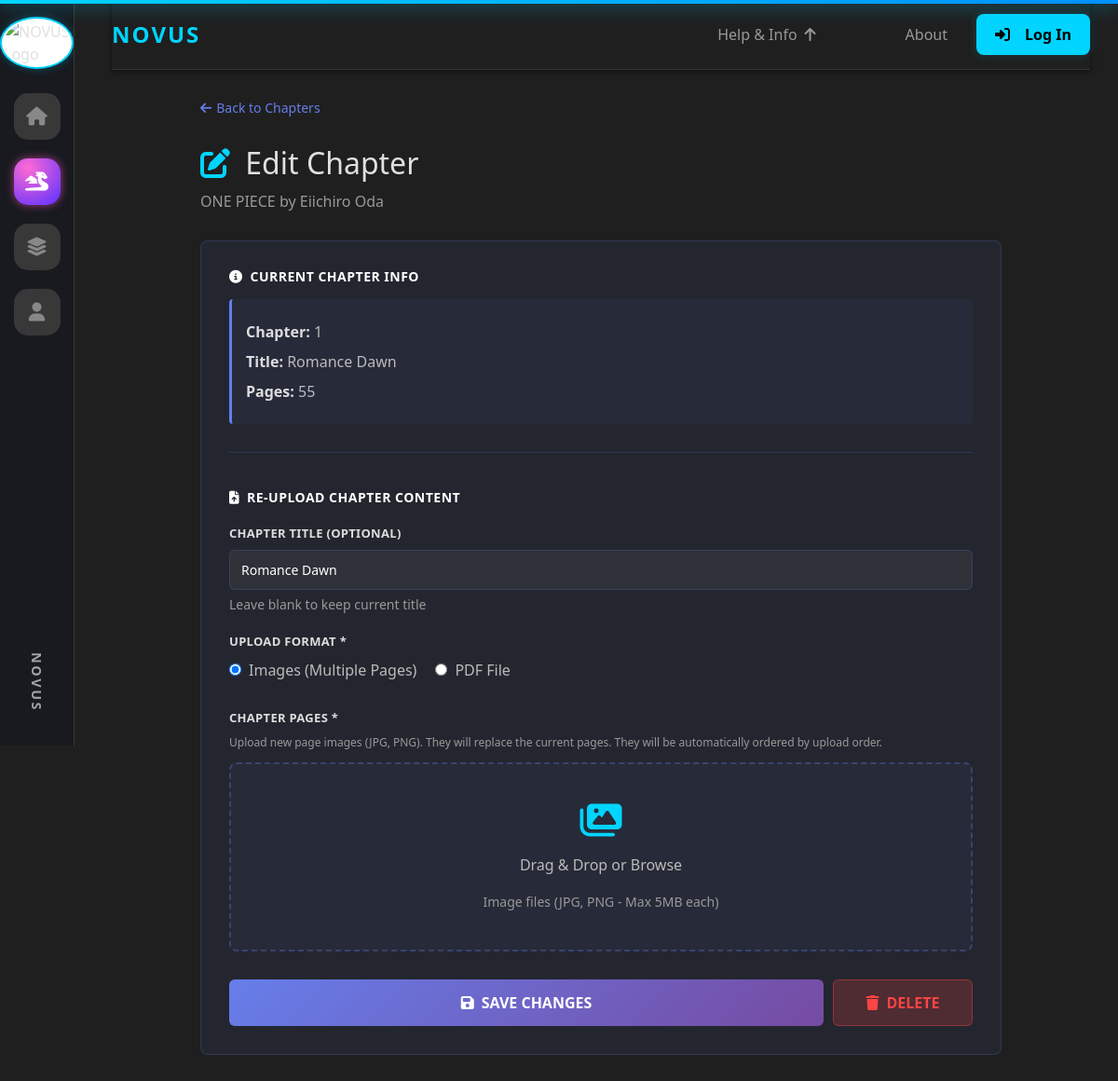
/manga/6/chapter/1/edit, run on the app's committed database.
### tables this page shows
CREATE TABLE books (
                    id INTEGER PRIMARY KEY,
                    title TEXT,
                    author TEXT,
                    category TEXT,
                    pdf_filename TEXT,
                    audio_filename TEXT
                , created_at TEXT, cover_path TEXT, uploader_id INTEGER, book_type TEXT DEFAULT 'book', description TEXT);

CREATE TABLE chapters (
            id          INTEGER PRIMARY KEY,
            manga_id    INTEGER NOT NULL,
            chapter_num INTEGER NOT NULL,
            title       TEXT,
            pdf_filename TEXT,
            created_at  TEXT DEFAULT (DATETIME('now')), page_count INTEGER DEFAULT 0,
            FOREIGN KEY (manga_id) REFERENCES books(id),
            UNIQUE(manga_id, chapter_num)
        );

### app.py (the view, shortened to what this page needs)
@app.route("/manga/<int:manga_id>/chapter/<int:chapter_num>/edit", methods=["GET", "POST"])
def edit_chapter(manga_id, chapter_num):
    if request.method == "GET":
        conn = get_conn()
        c = conn.cursor()
        c.execute("""
            SELECT id, title, author
            FROM books
            WHERE id = ? AND COALESCE(book_type, 'book') = 'manga'
        """, (manga_id,))
        manga = c.fetchone()
        if not manga:
            conn.close()
            flash("Manga not found.", "danger")
            return redirect(url_for("manga"))
        c.execute("""
            SELECT id, chapter_num, title, pdf_filename, page_count
            FROM chapters
            WHERE manga_id = ? AND chapter_num = ?
        """, (manga_id, chapter_num))
        chapter = c.fetchone()
        if not chapter:
            conn.close()
            flash("Chapter not found.", "danger")
            return redirect(url_for("upload_chapter", manga_id=manga_id))
        conn.close()
        return render_template("edit_chapter.html",
                             manga=manga,
                             chapter_id=chapter[0],
                             chapter_num=chapter[1],
                             chapter_title=chapter[2],
                             page_count=chapter[4])

### app.py (called while the page is built, shortened)
def get_conn():
    return sqlite3.connect(DB_PATH)

@app.before_request
def check_banned():
    uid = session.get("user_id")
    if not uid:
        return

@app.context_processor
def inject_user_avatar():
    return {
        'user_avatar': session.get('avatar_url'),
        'user_id': session.get('user_id')
    }

@app.before_request
def refresh_plan():
    uid = session.get("user_id")
    if not uid:
        return

@app.before_request
def _ensure_db_initialized():
    global _db_init_done
    if not _db_init_done:
        try:
            init_db()
        except Exception:
            pass
        _db_init_done = True

### templates/edit_chapter.html (shortened to what this page needs)
{% extends "base.html" %}
{% block content %}
<div style="max-width: 900px; margin: 30px auto; padding: 0 20px;">
  <div style="margin-bottom: 30px;">
    <a href="{{ url_for('upload_chapter', manga_id=manga[0]) }}" style="color: #667eea; text-decoration: none; display: flex; align-items: center; gap: 5px; font-size: 14px;">
      <i class="fas fa-arrow-left"></i> Back to Chapters
    </a>
  </div>
  <h2 style="color: var(--text-primary); margin-bottom: 10px;">
    <i class="fas fa-edit me-2" style="color: var(--neon-blue)"></i>
    Edit Chapter
  </h2>
  <p style="color: #999; margin-bottom: 30px;">{{ manga[1] }} by {{ manga[2] }}</p>
  <div style="background: rgba(102, 126, 234, 0.08); border: 1px solid rgba(102, 126, 234, 0.2); border-radius: 8px; padding: 30px;">
    <div style="margin-bottom: 40px; padding-bottom: 30px; border-bottom: 1px solid rgba(102, 126, 234, 0.2);">
      <h5 style="font-size: 14px; font-weight: 600; color: #fff; text-transform: uppercase; letter-spacing: 0.5px; margin-bottom: 15px;">
        <i class="fas fa-info-circle me-2"></i>Current Chapter Info
      </h5>
      <div style="background: rgba(102, 126, 234, 0.05); border-left: 3px solid #667eea; padding: 15px; border-radius: 4px;">
        <p style="margin: 8px 0; color: #bbb;"><strong style="color: #ddd;">Chapter:</strong> {{ chapter_num }}</p>
        <p style="margin: 8px 0; color: #bbb;"><strong style="color: #ddd;">Title:</strong> {{ chapter_title }}</p>
        <p style="margin: 8px 0; color: #bbb;"><strong style="color: #ddd;">Pages:</strong> {{ page_count }}</p>
      </div>
    </div>
    <h5 style="font-size: 14px; font-weight: 600; color: #fff; text-transform: uppercase; letter-spacing: 0.5px; margin-bottom: 20px;">
      <i class="fas fa-file-upload me-2"></i>Re-upload Chapter Content
    </h5>
    <form method="POST" enctype="multipart/form-data">
      <div style="margin-bottom: 20px;">
        <label style="margin-bottom: 8px; color: #ddd; font-size: 13px; font-weight: 600; text-transform: uppercase; letter-spacing: 0.3px; display: block;">Chapter Title (Optional)</label>
        <input type="text" name="chapter_title" value="{{ chapter_title }}" style="background: rgba(255, 255, 255, 0.05); border: 1px solid rgba(102, 126, 234, 0.2); color: #fff; border-radius: 6px; padding: 10px 12px; font-size: 14px; width: 100%; box-sizing: border-box;" placeholder="e.g., The Beginning">
        <small style="color: #999; display: block; margin-top: 5px;">Leave blank to keep current title</small>
      </div>
      <div style="margin-bottom: 30px;">
        <label style="margin-bottom: 8px; color: #ddd; font-size: 13px; font-weight: 600; text-transform: uppercase; letter-spacing: 0.3px; display: block;">Upload Format *</label>
        <div style="display: flex; gap: 20px; margin-bottom: 20px;">
          <label style="display: flex; align-items: center; cursor: pointer; color: #bbb;">
            <input type="radio" name="chapter_format" value="images" checked onchange="toggleUploadFormat()" style="margin-right: 8px; cursor: pointer;">
            <span>Images (Multiple Pages)</span>
          </label>
          <label style="display: flex; align-items: center; cursor: pointer; color: #bbb;">
            <input type="radio" name="chapter_format" value="pdf" onchange="toggleUploadFormat()" style="margin-right: 8px; cursor: pointer;">
            <span>PDF File</span>
          </label>
        </div>
      </div>
      <div id="imagesUploadSection" style="margin-bottom: 30px;">
        <label style="margin-bottom: 8px; color: #ddd; font-size: 13px; font-weight: 600; text-transform: uppercase; letter-spacing: 0.3px; display: block;">Chapter Pages *</label>
        <p style="color: #999; font-size: 12px; margin-bottom: 12px;">Upload new page images (JPG, PNG). They will replace the current pages. They will be automatically ordered by upload order.</p>
        <div style="border: 2px dashed rgba(102, 126, 234, 0.3); border-radius: 8px; padding: 40px 20px; text-align: center; cursor: pointer; transition: all 0.3s; background: rgba(102, 126, 234, 0.05);" onclick="document.getElementById('chapterPages').click()" id="dropZone">
          <i class="fas fa-images" style="color: var(--neon-blue); font-size: 40px;"></i>
          <p style="margin: 15px 0; color: #bbb;">Drag & Drop or Browse</p>
          <small style="color: #999;">Image files (JPG, PNG - Max 5MB each)</small>
        </div>
      </div>
      <div style="display: flex; gap: 10px;">
        <button type="submit" style="background: linear-gradient(135deg, #667eea 0%, #764ba2 100%); border: none; color: #fff; font-weight: 600; border-radius: 6px; transition: all 0.3s; cursor: pointer; flex: 1; font-size: 16px; padding: 12px;">
          <i class="fas fa-save me-2"></i>SAVE CHANGES
        </button>
        <a href="{{ url_for('delete_chapter_by_num', manga_id=manga[0], chapter_num=chapter_num) }}" style="background: rgba(255, 68, 68, 0.2); border: 1px solid rgba(255, 68, 68, 0.4); color: #ff4444; font-weight: 600; border-radius: 6px; transition: all 0.3s; cursor: pointer; display: flex; align-items: center; justify-content: center; font-size: 16px; padding: 12px; text-decoration: none; min-width: 150px;" onclick="return confirm('Are you sure you want to delete this chapter?');">
          <i class="fas fa-trash me-2"></i>DELETE
        </a>
      </div>
    </form>
  </div>
</div>
{% endblock %}

### data on the page
books: title "ONE PIECE", author "Eiichiro Oda"
chapters: title "Romance Dawn", chapter_title "Romance Dawn"

### other printed values
{{ chapter_num }} "1"
{{ page_count }} "55"
